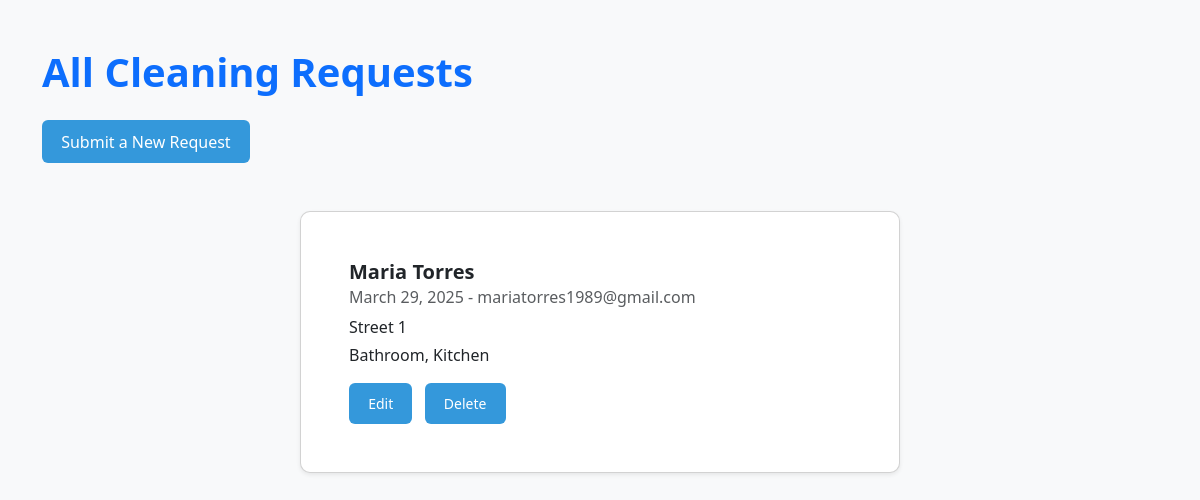
/requests/requests/, run on the app's committed database.
### services/models.py (models this page shows, shortened)
class CleaningRequest(models.Model):
    customer_name = models.CharField(max_length=100)
    address = models.TextField()
    service_date = models.DateField()
    email = models.EmailField()
    notes = models.TextField(blank=True)
    created_at = models.DateTimeField(auto_now_add=True)

### services/views.py (the view)
# urls.py: path('', lambda request: redirect('request_list')),  # <--- This line redirects root to /requests/
def request_list(request):
    requests = CleaningRequest.objects.all()
    return render(request, 'services/request_list.html', {'requests': requests})

### services/templates/services/request_list.html (shortened to what this page needs)
{% load static %}
<!DOCTYPE html>
<html>
<head>
    <link rel="stylesheet" href="https://cdn.jsdelivr.net/npm/bootstrap@5.3.0/dist/css/bootstrap.min.css">
    <link rel="stylesheet" href="{% static 'style.css' %}">
</head>
<body class="bg-light">
    <div class="container my-5">
        <h1 class="mb-4 text-primary fw-bold">All Cleaning Requests</h1>
        <p><a class="btn btn-primary mb-3" href="{% url 'request_create' %}">Submit a New Request</a></p>
        {% if requests %}
            {% for request in requests %}
                <div class="card mb-3 shadow-sm">
                    <div class="card-body">
                        <h5 class="card-title fw-bold">{{ request.customer_name }}</h5>
                        <h6 class="card-subtitle mb-2 text-muted">{{ request.service_date }} - {{ request.email }}</h6>
                        <p class="card-text mb-1">{{ request.address }}</p>
                        <p class="card-text">{{ request.notes }}</p>
                        <a href="{% url 'request_update' request.id %}" class="btn btn-sm btn-outline-primary me-2">Edit</a>
                        <a href="{% url 'request_delete' request.id %}" class="btn btn-sm btn-outline-danger">Delete</a>
                    </div>
                </div>
            {% endfor %}
        {% else %}
            <div class="alert alert-info">No cleaning requests available.</div>
        {% endif %}
    </div>
</body>
</html>

### services/static/services/style.css (style rules this page uses)
.card { background: #ffffff; padding: 2rem; border-radius: 10px; max-width: 600px; margin: 2rem auto; box-shadow: 0 2px 12px rgba(0,0,0,0.05); }
.btn { background-color: #3498db; color: white; padding: 0.6rem 1.2rem; border: none; border-radius: 6px; cursor: pointer; }

### data on the page
CleaningRequest: customer_name "Maria Torres", service_date "March 29, 2025", email "mariatorres1989@gmail.com", address "Street 1", notes "Bathroom, Kitchen"
